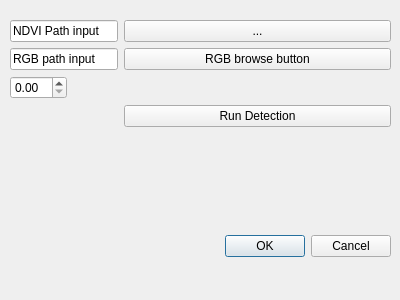
<?xml version="1.0" encoding="UTF-8"?>
<ui version="4.0">
 <class>IWDDialogBase</class>
 <widget class="QDialog" name="IWDDialogBase">
  <property name="geometry">
   <rect>
    <x>0</x>
    <y>0</y>
    <width>400</width>
    <height>300</height>
   </rect>
  </property>
  <property name="windowTitle">
   <string>Illegal waste dumping</string>
  </property>
  <widget class="QDialogButtonBox" name="button_box">
   <property name="geometry">
    <rect>
     <x>50</x>
     <y>230</y>
     <width>341</width>
     <height>32</height>
    </rect>
   </property>
   <property name="orientation">
    <enum>Qt::Horizontal</enum>
   </property>
   <property name="standardButtons">
    <set>QDialogButtonBox::Cancel|QDialogButtonBox::Ok</set>
   </property>
  </widget>
  <widget class="QWidget" name="formLayoutWidget">
   <property name="geometry">
    <rect>
     <x>10</x>
     <y>20</y>
     <width>381</width>
     <height>191</height>
    </rect>
   </property>
   <layout class="QFormLayout" name="formLayout">
    <item row="0" column="0">
     <widget class="QLineEdit" name="ndviPathLineEdit">
      <property name="text">
       <string>NDVI Path input</string>
      </property>
     </widget>
    </item>
    <item row="5" column="1">
     <widget class="QPushButton" name="runButton">
      <property name="text">
       <string>Run Detection</string>
      </property>
     </widget>
    </item>
    <item row="0" column="1">
     <widget class="QPushButton" name="ndviBrowseButton">
      <property name="text">
       <string>...</string>
      </property>
     </widget>
    </item>
    <item row="1" column="0">
     <widget class="QLineEdit" name="rgbPathLineEdit">
      <property name="text">
       <string>RGB path input</string>
      </property>
     </widget>
    </item>
    <item row="1" column="1">
     <widget class="QPushButton" name="rgbBrowseButton">
      <property name="text">
       <string>RGB browse button</string>
      </property>
     </widget>
    </item>
    <item row="2" column="0">
     <widget class="QDoubleSpinBox" name="thresholdSpinBox"/>
    </item>
   </layout>
  </widget>
 </widget>
 <resources/>
 <connections>
  <connection>
   <sender>button_box</sender>
   <signal>accepted()</signal>
   <receiver>IWDDialogBase</receiver>
   <slot>accept()</slot>
   <hints>
    <hint type="sourcelabel">
     <x>20</x>
     <y>20</y>
    </hint>
    <hint type="destinationlabel">
     <x>20</x>
     <y>20</y>
    </hint>
   </hints>
  </connection>
  <connection>
   <sender>button_box</sender>
   <signal>rejected()</signal>
   <receiver>IWDDialogBase</receiver>
   <slot>reject()</slot>
   <hints>
    <hint type="sourcelabel">
     <x>20</x>
     <y>20</y>
    </hint>
    <hint type="destinationlabel">
     <x>20</x>
     <y>20</y>
    </hint>
   </hints>
  </connection>
 </connections>
</ui>
